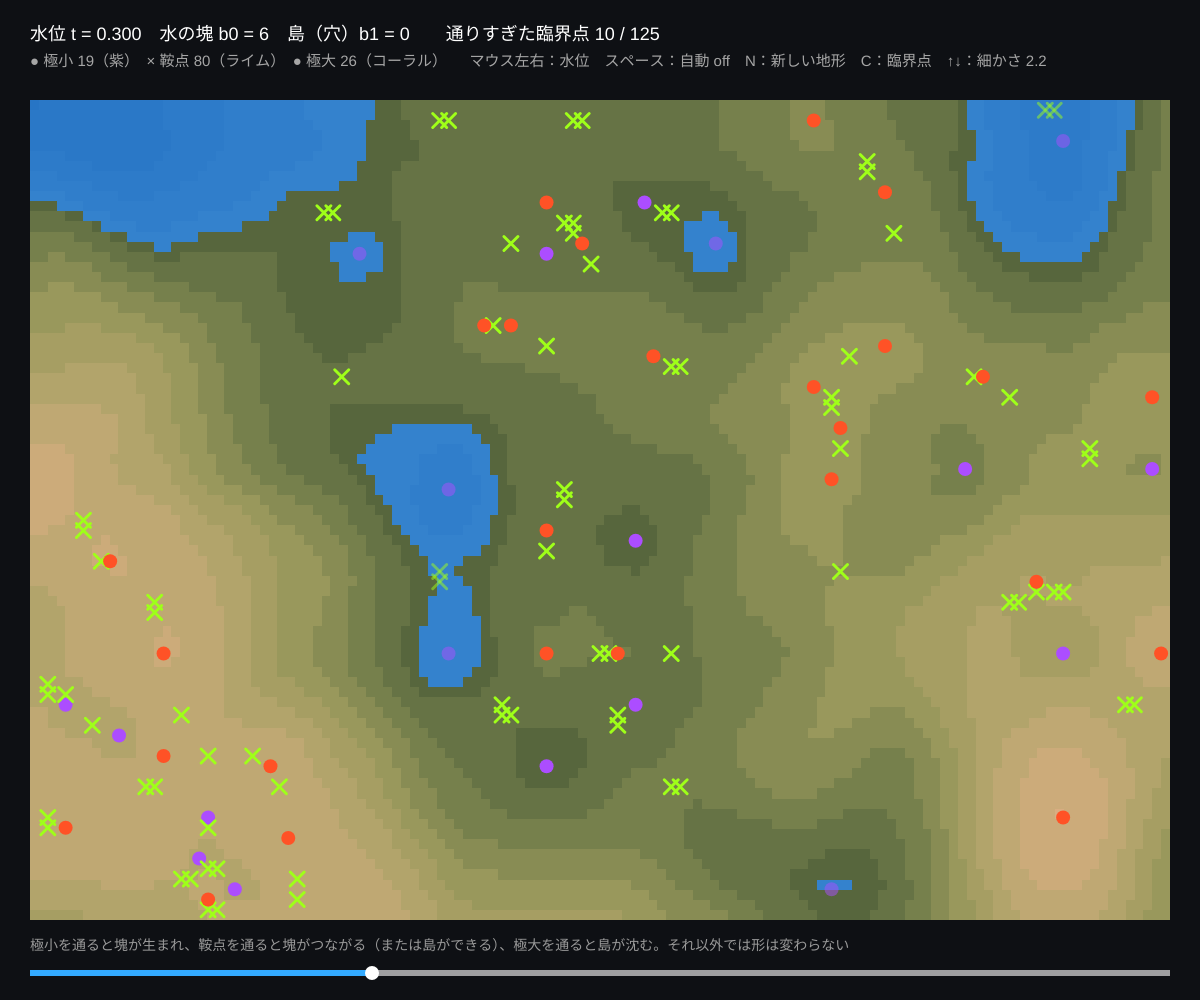
Frame 1 (no input)
Frame 60 (no input): identical to frame 1, image omitted
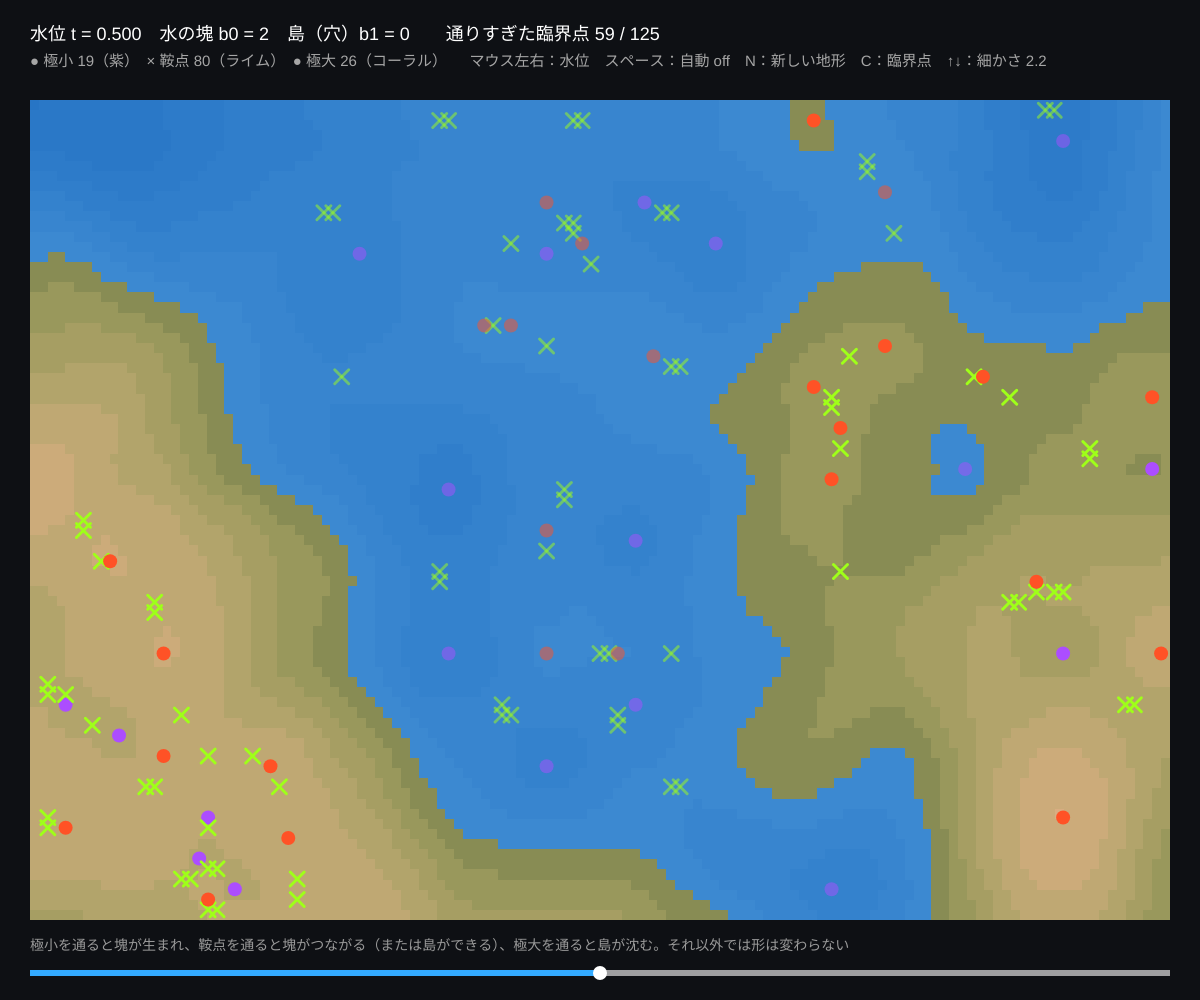
Frame 120 (the mouse pressed at the canvas centre since frame 60)

The p5.js sketch that drew these frames (run headless with seeded random() and noise() and a simulated clock; from frame 60 on, the mouse is pressed at the canvas centre):

// p5.js sketch
// ── sketch.js
// ============================================
// 00 高さ関数の臨界点 ─ 水位を上げると形が変わる
// ノイズでつくった地形（高さ関数 h）の極小・鞍点・極大を自動で見つけて色分けする
//   マウス左右 = 水位 t。水位より低い所（劣位集合 {h ≤ t}）が水色に染まる
//   水面の形（塊の数 b0・島の数 b1）が変わるのは、水位が臨界点を通る瞬間だけ ─ これがモース理論の出発点
// マウス左右 = 水位 / スペース = 自動で上げる / N = 新しい地形 / C = 臨界点の表示 / ↑↓ = 地形の細かさ
// ============================================

let cols = 128, rows = 80;        // ★ 地形の解像度
let h = [];                       // 高さ（0〜1）
let terrainImg, waterImg;
let crit = [];                    // { x, y, type: 'min'|'saddle'|'max', h }
let level = 0.3, auto = false, showCrit = true;
let freq = 2.2;                   // ★ ノイズの細かさ（↑↓）
let seed = 1;
let b0 = 0, b1 = 0, lastCross = null, flash = 0;
let ox = 30, oy = 100, W, H;

function setup() {
  createCanvas(windowWidth, windowHeight);
  colorMode(HSB, 360, 100, 100, 100);
  pixelDensity(1);
  noSmooth();
  W = width - 60; H = height - 180;
  noiseDetail(3, 0.4);
  makeTerrain();
}

// ★ 地形をつくる：ノイズを足し合わせて 0〜1 に正規化
function makeTerrain() {
  noiseSeed(seed);
  h = new Float32Array((cols + 1) * (rows + 1));
  let lo = 1e9, hi = -1e9;
  for (let j = 0; j <= rows; j++) for (let i = 0; i <= cols; i++) {
    let v = noise(i / cols * freq, j / rows * freq * 0.7) + 0.2 * noise(i / cols * freq * 3 + 9, j / rows * freq * 2 + 9);
    h[i + j * (cols + 1)] = v; lo = Math.min(lo, v); hi = Math.max(hi, v);
  }
  for (let k = 0; k < h.length; k++) h[k] = (h[k] - lo) / (hi - lo);
  findCritical();
  terrainImg = createImage(cols + 1, rows + 1);
  terrainImg.loadPixels();
  for (let j = 0; j <= rows; j++) for (let i = 0; i <= cols; i++) {
    let v = h[i + j * (cols + 1)];
    let band = Math.floor(v * 12) / 12;                 // 等高線の帯
    let c = color(100 - band * 70, 40, 25 + band * 60);
    let p = (i + j * (cols + 1)) * 4;
    terrainImg.pixels[p] = red(c); terrainImg.pixels[p + 1] = green(c); terrainImg.pixels[p + 2] = blue(c); terrainImg.pixels[p + 3] = 255;
  }
  terrainImg.updatePixels();
  waterImg = createImage(cols + 1, rows + 1);
}

// ★ 臨界点を見つける：8 近傍とくらべて、全部高い = 極小、全部低い = 極大、まわりの上下が 4 回入れかわる = 鞍点
function findCritical() {
  crit = [];
  let at = (i, j) => h[i + j * (cols + 1)];
  let ring = [[1, 0], [1, 1], [0, 1], [-1, 1], [-1, 0], [-1, -1], [0, -1], [1, -1]];
  for (let j = 1; j < rows; j++) for (let i = 1; i < cols; i++) {
    let v = at(i, j), lower = 0, changes = 0;
    let signs = ring.map(([a, b]) => at(i + a, j + b) > v);
    for (let k = 0; k < 8; k++) { if (!signs[k]) lower++; if (signs[k] !== signs[(k + 1) % 8]) changes++; }
    if (lower === 0) crit.push({ i, j, type: 'min', h: v });
    else if (lower === 8) crit.push({ i, j, type: 'max', h: v });
    else if (changes >= 4) crit.push({ i, j, type: 'saddle', h: v });
  }
  crit.sort((a, b) => a.h - b.h);
}

// 劣位集合 {h ≤ t} の塊の数 b0 と島（穴）の数 b1 を数える（Union-Find）
function countWater(t) {
  let n = (cols + 1) * (rows + 1);
  let parent = new Int32Array(n); for (let k = 0; k < n; k++) parent[k] = k;
  let find = (a) => { while (parent[a] !== a) { parent[a] = parent[parent[a]]; a = parent[a]; } return a; };
  let union = (a, b) => { a = find(a); b = find(b); if (a !== b) parent[a] = b; };
  let wet = (k) => h[k] <= t;
  for (let j = 0; j <= rows; j++) for (let i = 0; i <= cols; i++) {
    let k = i + j * (cols + 1), w = wet(k);
    if (i < cols && wet(k + 1) === w) union(k, k + 1);
    if (j < rows && wet(k + cols + 1) === w) union(k, k + cols + 1);
    if (!w && i < cols && j < rows) {                 // 陸は斜めもつなぐ（水を 4 近傍、陸を 8 近傍で見る）
      if (!wet(k + cols + 2)) union(k, k + cols + 2);
      if (!wet(k + cols)) union(k, k + cols);
    }
  }
  let touchEdge = {}, water = {}, land = {};
  for (let j = 0; j <= rows; j++) for (let i = 0; i <= cols; i++) {
    let k = i + j * (cols + 1), r = find(k);
    if (wet(k)) water[r] = true; else { land[r] = true; if (i === 0 || j === 0 || i === cols || j === rows) touchEdge[r] = true; }
  }
  b0 = Object.keys(water).length;
  b1 = Object.keys(land).filter((r) => !touchEdge[r]).length;   // 水に囲まれた陸 = 島 = 水の穴
}

function draw() {
  background(225, 30, 8);
  if (auto) level = (level + 0.0015) % 1.02;
  else if (mouseY > oy) level = constrain((mouseX - ox) / W, 0, 1);
  countWater(level);
  // 通りすぎた臨界点を調べる（直前との差）
  let passed = crit.filter((c) => c.h <= level).length;
  if (lastCross !== null && passed !== lastCross) flash = 1;
  lastCross = passed;
  flash *= 0.9;

  image(terrainImg, ox, oy, W, H);
  waterImg.loadPixels();
  for (let k = 0; k < h.length; k++) {
    let p = k * 4, w = h[k] <= level;
    waterImg.pixels[p] = 40; waterImg.pixels[p + 1] = 140; waterImg.pixels[p + 2] = 255; waterImg.pixels[p + 3] = w ? 190 : 0;
  }
  waterImg.updatePixels();
  image(waterImg, ox, oy, W, H);

  if (showCrit) {
    let sx = W / cols, sy = H / rows;
    for (let c of crit) {
      let x = ox + c.i * sx, y = oy + c.j * sy, under = c.h <= level;
      if (c.type === 'min') { fill(272, 70, 100, under ? 50 : 100); noStroke(); circle(x, y, 14); }
      else if (c.type === 'max') { fill(12, 85, 100, under ? 50 : 100); noStroke(); circle(x, y, 14); }
      else { stroke(85, 90, 100, under ? 50 : 100); strokeWeight(3); noFill(); line(x - 7, y - 7, x + 7, y + 7); line(x - 7, y + 7, x + 7, y - 7); }
    }
  }
  // 水位のスライダー
  noStroke(); fill(0, 0, 100, 60); rect(ox, height - 30, W, 6);
  fill(205, 80, 100); rect(ox, height - 30, W * level, 6);
  fill(0, 0, 100); circle(ox + W * level, height - 27, 14);

  // HUD
  let nMin = crit.filter((c) => c.type === 'min').length, nSad = crit.filter((c) => c.type === 'saddle').length, nMax = crit.filter((c) => c.type === 'max').length;
  fill(0, 0, 100); textSize(18); textAlign(LEFT, BASELINE);
  text('水位 t = ' + nf(level, 1, 3) + '　水の塊 b0 = ' + b0 + '　島（穴）b1 = ' + b1 + '　　通りすぎた臨界点 ' + passed + ' / ' + crit.length, ox, 40);
  fill(0, 0, 65); textSize(15);
  text('● 極小 ' + nMin + '（紫）　× 鞍点 ' + nSad + '（ライム）　● 極大 ' + nMax + '（コーラル）　　マウス左右：水位　スペース：自動 ' + (auto ? 'ON' : 'off') + '　N：新しい地形　C：臨界点　↑↓：細かさ ' + nf(freq, 1, 1), ox, 66);
  if (flash > 0.05) { fill(48, 90, 100, flash * 100); textSize(22); text('臨界点を通過！ 形が変わった', ox + W - 330, 40); }
  fill(0, 0, 60); textSize(14);
  text('極小を通ると塊が生まれ、鞍点を通ると塊がつながる（または島ができる）、極大を通ると島が沈む。それ以外では形は変わらない', ox, height - 50);
}

function keyPressed() {
  if (key === ' ') auto = !auto;
  if (key === 'n' || key === 'N') { seed++; makeTerrain(); lastCross = null; }
  if (key === 'c' || key === 'C') showCrit = !showCrit;
  if (key === UP_ARROW) { freq = Math.min(6, freq + 0.4); makeTerrain(); lastCross = null; }
  if (key === DOWN_ARROW) { freq = Math.max(1, freq - 0.4); makeTerrain(); lastCross = null; }
}

// ---------- やってみよう ----------
// 1. 水位をゆっくり上げて、b0 が増える瞬間に紫の点（極小）が沈んでいるのを確かめよう
// 2. 鞍点（×）を通るとき、b0 が減る場合と b1 が増える場合がある。どちらになるかは何で決まる？
// 3. freq を大きくして臨界点を増やす。極小 − 鞍点 + 極大 はいつもいくつ？（モースの関係式）
// 4. 8 近傍の判定だと「壊れた鞍点」が出ることがある。changes >= 6 の点（猿の鞍点）を探してみよう
